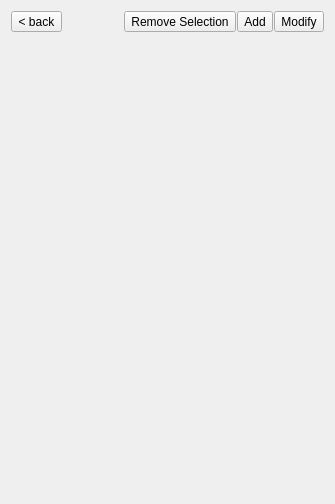
<?xml version="1.0" encoding="UTF-8"?>
<ui version="4.0">
 <class>Ax12MovementEditor</class>
 <widget class="QWidget" name="Ax12MovementEditor">
  <property name="geometry">
   <rect>
    <x>0</x>
    <y>0</y>
    <width>335</width>
    <height>504</height>
   </rect>
  </property>
  <property name="windowTitle">
   <string>Form</string>
  </property>
  <layout class="QVBoxLayout" name="verticalLayout">
   <item>
    <layout class="QHBoxLayout" name="horizontalLayout">
     <property name="spacing">
      <number>1</number>
     </property>
     <item>
      <widget class="QToolButton" name="btnPrev">
       <property name="text">
        <string>&lt; back</string>
       </property>
      </widget>
     </item>
     <item>
      <spacer name="horizontalSpacer">
       <property name="orientation">
        <enum>Qt::Horizontal</enum>
       </property>
       <property name="sizeHint" stdset="0">
        <size>
         <width>40</width>
         <height>20</height>
        </size>
       </property>
      </spacer>
     </item>
     <item>
      <widget class="QToolButton" name="btnRemove">
       <property name="text">
        <string>Remove Selection</string>
       </property>
      </widget>
     </item>
     <item>
      <widget class="QToolButton" name="btnAdd">
       <property name="text">
        <string>Add</string>
       </property>
      </widget>
     </item>
     <item>
      <widget class="QToolButton" name="btnModify">
       <property name="text">
        <string>Modify</string>
       </property>
       <property name="checkable">
        <bool>true</bool>
       </property>
      </widget>
     </item>
    </layout>
   </item>
   <item>
    <widget class="Tools::SlidingStackedWidget" name="stackedWidget">
     <property name="currentIndex">
      <number>0</number>
     </property>
     <widget class="QWidget" name="pageGroups">
      <layout class="QVBoxLayout" name="verticalLayout_3">
       <property name="leftMargin">
        <number>0</number>
       </property>
       <property name="topMargin">
        <number>10</number>
       </property>
       <property name="rightMargin">
        <number>0</number>
       </property>
       <property name="bottomMargin">
        <number>0</number>
       </property>
       <item>
        <widget class="Tools::TapWidget" name="groupTapWidget" native="true"/>
       </item>
      </layout>
     </widget>
     <widget class="QWidget" name="pageMovements">
      <layout class="QGridLayout" name="gridLayout">
       <property name="margin">
        <number>0</number>
       </property>
       <item row="2" column="0">
        <widget class="QLabel" name="label_2">
         <property name="sizePolicy">
          <sizepolicy hsizetype="Fixed" vsizetype="Preferred">
           <horstretch>0</horstretch>
           <verstretch>0</verstretch>
          </sizepolicy>
         </property>
         <property name="text">
          <string>AX-12 ids</string>
         </property>
        </widget>
       </item>
       <item row="2" column="1">
        <widget class="QTableWidget" name="mvtIdsTable">
         <property name="sizePolicy">
          <sizepolicy hsizetype="Preferred" vsizetype="Fixed">
           <horstretch>0</horstretch>
           <verstretch>0</verstretch>
          </sizepolicy>
         </property>
         <property name="maximumSize">
          <size>
           <width>16777215</width>
           <height>24</height>
          </size>
         </property>
         <property name="verticalScrollBarPolicy">
          <enum>Qt::ScrollBarAlwaysOff</enum>
         </property>
         <property name="horizontalScrollBarPolicy">
          <enum>Qt::ScrollBarAlwaysOff</enum>
         </property>
         <property name="rowCount">
          <number>1</number>
         </property>
         <attribute name="horizontalHeaderVisible">
          <bool>false</bool>
         </attribute>
         <attribute name="horizontalHeaderDefaultSectionSize">
          <number>40</number>
         </attribute>
         <attribute name="verticalHeaderVisible">
          <bool>false</bool>
         </attribute>
         <attribute name="verticalHeaderDefaultSectionSize">
          <number>24</number>
         </attribute>
         <attribute name="verticalHeaderStretchLastSection">
          <bool>true</bool>
         </attribute>
         <row/>
        </widget>
       </item>
       <item row="4" column="0" colspan="2">
        <widget class="Tools::TapWidget" name="movementsTapWidget" native="true">
         <property name="sizePolicy">
          <sizepolicy hsizetype="Expanding" vsizetype="Preferred">
           <horstretch>0</horstretch>
           <verstretch>0</verstretch>
          </sizepolicy>
         </property>
        </widget>
       </item>
       <item row="1" column="0" colspan="2">
        <widget class="QLabel" name="lblMovementTab">
         <property name="sizePolicy">
          <sizepolicy hsizetype="Preferred" vsizetype="Fixed">
           <horstretch>0</horstretch>
           <verstretch>0</verstretch>
          </sizepolicy>
         </property>
         <property name="text">
          <string>TextLabel</string>
         </property>
        </widget>
       </item>
      </layout>
     </widget>
     <widget class="QWidget" name="pagePositions">
      <layout class="QVBoxLayout" name="verticalLayout_2">
       <property name="margin">
        <number>0</number>
       </property>
       <item>
        <widget class="QLabel" name="lblPositionTab">
         <property name="text">
          <string>TextLabel</string>
         </property>
        </widget>
       </item>
       <item>
        <widget class="QTableWidget" name="movementTree">
         <property name="alternatingRowColors">
          <bool>true</bool>
         </property>
         <property name="selectionBehavior">
          <enum>QAbstractItemView::SelectRows</enum>
         </property>
         <attribute name="horizontalHeaderMinimumSectionSize">
          <number>40</number>
         </attribute>
         <attribute name="horizontalHeaderStretchLastSection">
          <bool>true</bool>
         </attribute>
        </widget>
       </item>
      </layout>
     </widget>
    </widget>
   </item>
  </layout>
 </widget>
 <customwidgets>
  <customwidget>
   <class>Tools::SlidingStackedWidget</class>
   <extends>QStackedWidget</extends>
   <header>SlidingStackedWidget.h</header>
   <container>1</container>
  </customwidget>
  <customwidget>
   <class>Tools::TapWidget</class>
   <extends>QWidget</extends>
   <header>TapWidget.h</header>
   <container>1</container>
  </customwidget>
 </customwidgets>
 <resources/>
 <connections/>
</ui>
